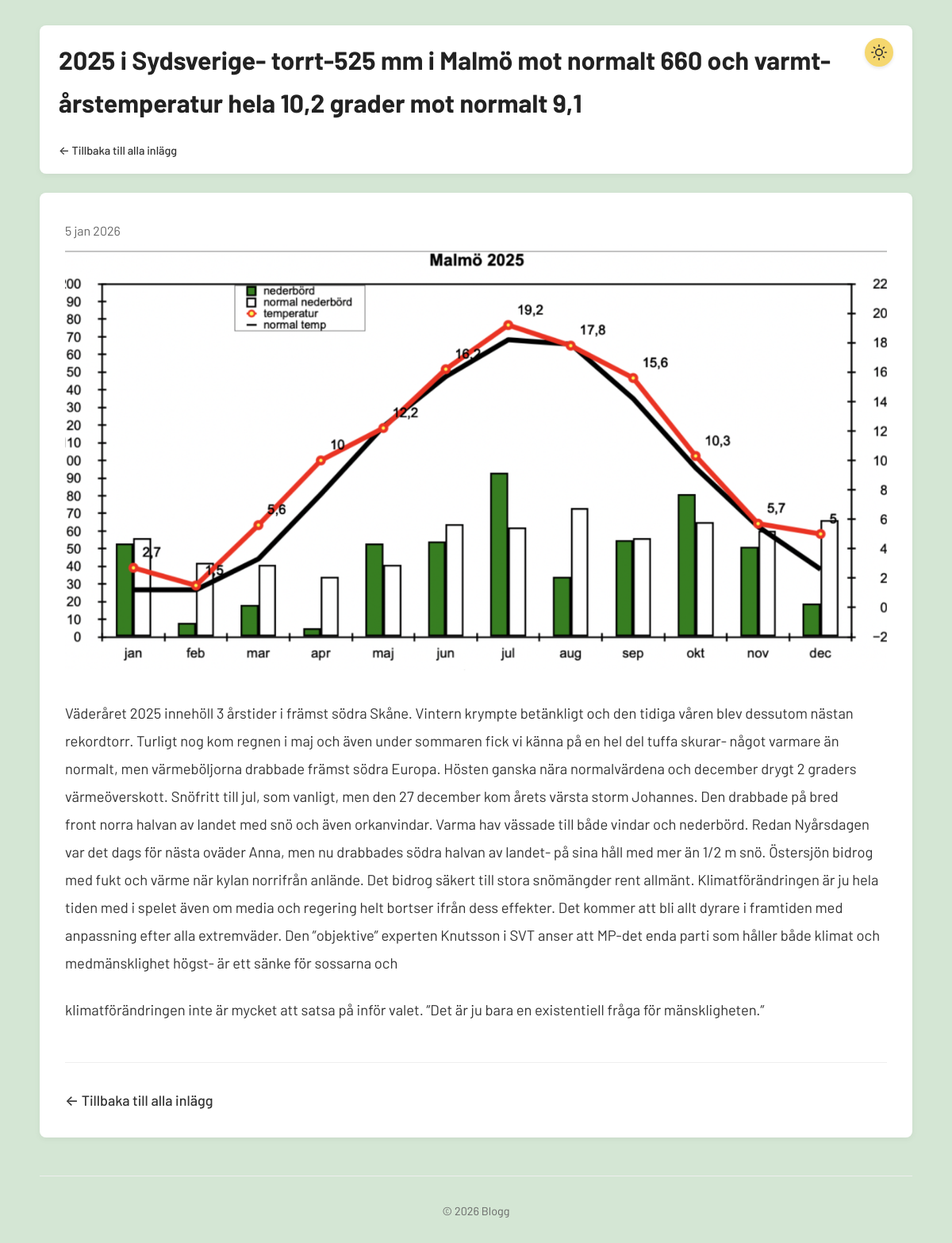
Page /post.php?slug=2025-i-sydsverige-torrt-525-mm-i-malm-mot-normalt-660-och-varmt-rstemperatur-hela-10-2-grader-mot-normalt-9-1 on the committed database.
### tables this page shows
CREATE TABLE posts (
        id INTEGER PRIMARY KEY AUTOINCREMENT,
        title TEXT NOT NULL,
        content TEXT NOT NULL,
        slug TEXT UNIQUE NOT NULL,
        created_at DATETIME DEFAULT CURRENT_TIMESTAMP,
        updated_at DATETIME DEFAULT CURRENT_TIMESTAMP
    , featured_image TEXT, status TEXT DEFAULT 'draft');

### config.php (called while the page is built, shortened)
<?php
function formatDate($date) {
    $timestamp = strtotime($date);
    $day = date('j', $timestamp);
    $month = date('n', $timestamp);
    $year = date('Y', $timestamp);
    $months = [
        1 => 'jan', 2 => 'feb', 3 => 'mar', 4 => 'apr',
        5 => 'maj', 6 => 'jun', 7 => 'jul', 8 => 'aug',
        9 => 'sep', 10 => 'okt', 11 => 'nov', 12 => 'dec'
    ];
    return $day . ' ' . $months[$month] . ' ' . $year;
}
function getFeaturedImageUrl($filename) {
    return 'uploads/' . $filename;
}

### post.php (the view, shortened to what this page needs)
<?php
require_once 'config.php';
$slug = $_GET['slug'] ?? '';
$db = getDB();
$stmt = $db->prepare("SELECT id, title, content, slug, featured_image, created_at, updated_at FROM posts WHERE slug = ? AND status = 'published'");
$stmt->execute([$slug]);
$post = $stmt->fetch(PDO::FETCH_ASSOC);
?>
<!DOCTYPE html>
<html lang="sv">
<head>
    <link rel="stylesheet" href="styles.css?v=3">
</head>
<body>
    <div class="container">
        <header>
            <div class="header-title-wrapper">
                <h1><?php echo htmlspecialchars($post['title']); ?></h1>
                <a href="admin/login.php" class="admin-sun-button" aria-label="Gå till admin-sidan">
                </a>
            </div>
            <div class="header-back-link">
                <a href="index.php" class="back-link">← Tillbaka till alla inlägg</a>
            </div>
        </header>
        <main>
            <article class="single-post">
                <time class="post-date"><?php echo formatDate($post['created_at']); ?></time>
                <?php if ($post['featured_image']): ?>
                    <div class="featured-image-container">
                        <img src="<?php echo htmlspecialchars(getFeaturedImageUrl($post['featured_image'])); ?>"
                             alt="<?php echo htmlspecialchars($post['title']); ?>"
                             class="featured-image-single">
                    </div>
                <?php endif; ?>
                <div class="post-content">
                    <?php
                    $allowedTags = '<p><br><strong><b><em><i><u><h1><h2><h3><h4><h5><h6><ul><ol><li><a><blockquote><code><pre><img>';
                    $content = strip_tags($post['content'], $allowedTags);
                    echo $content;
                    ?>
                </div>
                <div class="post-footer">
                    <a href="index.php" class="back-link">← Tillbaka till alla inlägg</a>
                </div>
            </article>
        </main>
        <footer>
            <p>&copy; <?php echo date('Y'); ?> Blogg</p>
        </footer>
    </div>
</body>
</html>

### styles.css (style rules this page uses)
* { margin: 0; padding: 0; box-sizing: border-box; }
body { font-family: 'Barlow', -apple-system, BlinkMacSystemFont, 'Segoe UI', Roboto, 'Helvetica Neue', Arial, sans-serif; font-size: 18px; line-height: 1.7; color: #333; background: #d4e6d4; padding: 2rem 1rem; }
.container { max-width: 1100px; margin: 0 auto; padding: 0; }
header { background: white; padding: 1rem 1.5rem; border-radius: 8px; box-shadow: 0 2px 8px rgba(0,0,0,0.05); margin-bottom: 1.5rem; }
.header-title-wrapper { display: flex; align-items: center; justify-content: space-between; margin-bottom: 1rem; }
header h1 { font-size: 2rem; margin-bottom: 0; color: #222; font-weight: 700; flex: 1; }
.admin-sun-button { display: flex; align-items: center; justify-content: center; width: 36px; height: 36px; border-radius: 50%; background: #f5d76e; color: #333; text-decoration: none; transition: all 0.2s ease; box-shadow: 0 2px 4px rgba(0, 0, 0, 0.1); flex-shrink: 0; align-self: flex-start; }
.admin-sun-button svg { width: 20px; height: 20px; }
.header-back-link { margin-top: 0.5rem; }
.header-back-link .back-link { font-size: 0.9rem; }
main { margin-bottom: 3rem; }
.post-date { font-size: 0.95rem; color: #666; }
.single-post { background: white; padding: 2rem; border-radius: 8px; box-shadow: 0 2px 8px rgba(0,0,0,0.05); margin-bottom: 2rem; }
.single-post .post-date { font-size: 1rem; color: #666; margin-bottom: 2rem; }
.featured-image-container { margin-bottom: 2rem; border-radius: 4px; overflow: hidden; }
.featured-image-single { width: 100%; height: auto; display: block; border-radius: 4px; }
.post-content { font-size: 1.15rem; line-height: 1.9; color: #333; margin-bottom: 2rem; }
.post-content p { margin-bottom: 1.5rem; }
.post-footer { margin-top: 3rem; padding-top: 2rem; border-top: 1px solid #eee; }
.back-link { color: #333; text-decoration: none; font-weight: 500; }
footer { margin-top: 3rem; padding-top: 2rem; border-top: 1px solid #eee; text-align: center; color: #666; font-size: 0.9rem; }

### rows in the picture
posts: title "2025 i Sydsverige- torrt-525 mm i Malmö mot normalt 660 och varmt-årstemperatur hela 10,2 grader mot normalt 9,1", created_at "5 jan 2026", featured_image (picture), content "Väderåret 2025 innehöll 3 årstider i främst södra Skåne. Vintern krympte betänkligt och den tidiga våren blev dessutom nästan rekordtorr. Turligt nog kom regnen i maj och även under sommaren fick vi känna på en hel del tuffa skurar- något varmare än normalt, men värmeböljorna drabbade främst södra Europa. Hösten ganska nära normalvärdena och december drygt 2 graders värmeöverskott. Snöfritt till jul, som vanligt, men den 27 december kom årets värsta storm Johannes. Den drabbade på bred front norra halvan av landet med snö och även orkanvindar. Varma hav vässade till både vindar och nederbörd. Redan Nyårsdagen var det dags för nästa oväder Anna, men nu drabbades södra halvan av landet- på…"
